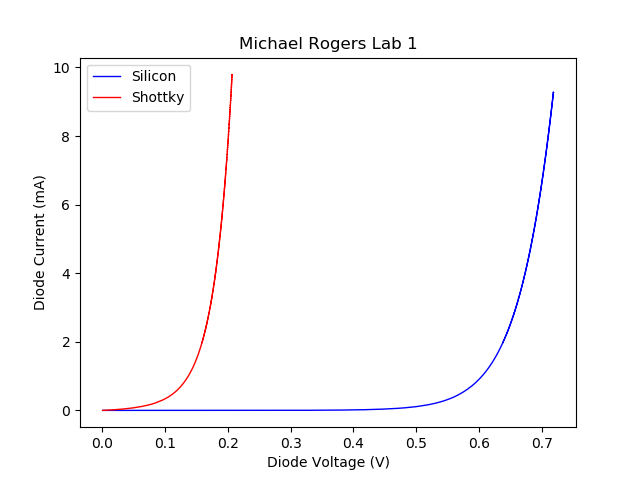
#> input picture PySchool/Tron/DiodeComparisonLab1.png, 640 x 480 px
$ python BlackToBlue.py
#> lines starting #> are read from the running program, lines starting #| are printed output that depends on the picture
from PIL import Image
import tkinter as tk; from tkinter import filedialog
tk.Tk().withdraw()

# Get png filepath
file_path = tk.filedialog.askopenfilename()
#> the answer given: ../PySchool/Tron/DiodeComparisonLab1.png
picture = Image.open(file_path).convert('RGB')

# Get the size of the image
width, height = picture.size
#> width = 640; height = 480

# Process every pixel
for x in range(width):
   for y in range(height):
        r, g, b = picture.getpixel((x,y))
        new_color = r, g, b + 255
        picture.putpixel( (x,y), new_color)
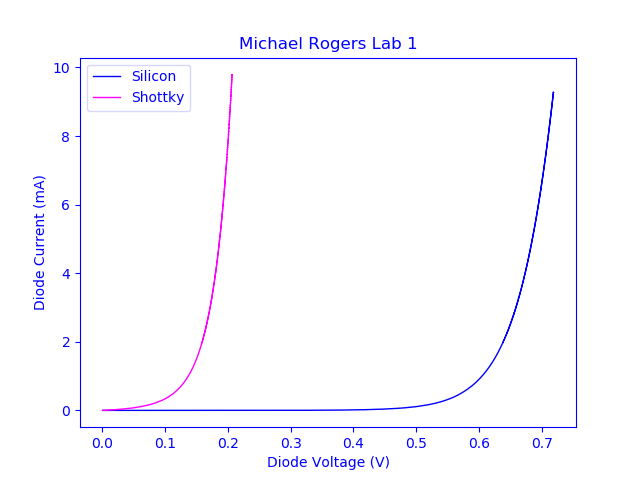
#> picture: PIL image 640x480 RGB; mean R, G, B 250.5, 249.9, 255

# Get user input of where to save file
save_path = tk.filedialog.asksaveasfilename(initialfile = "BluePNG.png",
                                            title = "Save New File As", defaultextension='.png',
                                            filetypes=[('PNG file','*.png')])

# Save the image to a new file
picture.save(save_path)
